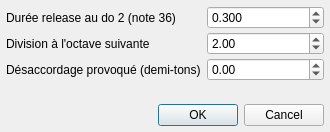
<?xml version="1.0" encoding="UTF-8"?>
<ui version="4.0">
 <class>DialogRelease</class>
 <widget class="QDialog" name="DialogRelease">
  <property name="windowModality">
   <enum>Qt::ApplicationModal</enum>
  </property>
  <property name="geometry">
   <rect>
    <x>0</x>
    <y>0</y>
    <width>330</width>
    <height>132</height>
   </rect>
  </property>
  <property name="windowTitle">
   <string>Élaboration release</string>
  </property>
  <property name="windowIcon">
   <iconset resource="../resources.qrc">
    <normaloff>:/icons/icon</normaloff>:/icons/icon</iconset>
  </property>
  <property name="modal">
   <bool>true</bool>
  </property>
  <layout class="QGridLayout" name="gridLayout">
   <property name="leftMargin">
    <number>6</number>
   </property>
   <property name="topMargin">
    <number>6</number>
   </property>
   <property name="rightMargin">
    <number>6</number>
   </property>
   <property name="bottomMargin">
    <number>6</number>
   </property>
   <property name="verticalSpacing">
    <number>3</number>
   </property>
   <item row="1" column="1">
    <widget class="QDoubleSpinBox" name="doubleDivision">
     <property name="decimals">
      <number>2</number>
     </property>
     <property name="minimum">
      <double>1.000000000000000</double>
     </property>
     <property name="maximum">
      <double>10.000000000000000</double>
     </property>
     <property name="value">
      <double>2.000000000000000</double>
     </property>
    </widget>
   </item>
   <item row="0" column="0">
    <widget class="QLabel" name="label">
     <property name="text">
      <string>Durée release au do 2 (note 36)</string>
     </property>
    </widget>
   </item>
   <item row="1" column="0">
    <widget class="QLabel" name="label_2">
     <property name="text">
      <string>Division à l'octave suivante</string>
     </property>
    </widget>
   </item>
   <item row="2" column="1">
    <widget class="QDoubleSpinBox" name="doubleDeTune">
     <property name="minimum">
      <double>-12.000000000000000</double>
     </property>
     <property name="maximum">
      <double>12.000000000000000</double>
     </property>
     <property name="singleStep">
      <double>1.000000000000000</double>
     </property>
    </widget>
   </item>
   <item row="0" column="1">
    <widget class="QDoubleSpinBox" name="doubleDuree36">
     <property name="decimals">
      <number>3</number>
     </property>
     <property name="minimum">
      <double>0.001000000000000</double>
     </property>
     <property name="maximum">
      <double>10.000000000000000</double>
     </property>
     <property name="value">
      <double>0.300000000000000</double>
     </property>
    </widget>
   </item>
   <item row="4" column="0" colspan="2">
    <widget class="QDialogButtonBox" name="buttonBox">
     <property name="orientation">
      <enum>Qt::Horizontal</enum>
     </property>
     <property name="standardButtons">
      <set>QDialogButtonBox::Cancel|QDialogButtonBox::Ok</set>
     </property>
    </widget>
   </item>
   <item row="2" column="0">
    <widget class="QLabel" name="label_3">
     <property name="text">
      <string>Désaccordage provoqué (demi-tons)</string>
     </property>
    </widget>
   </item>
   <item row="3" column="1">
    <spacer name="verticalSpacer">
     <property name="orientation">
      <enum>Qt::Vertical</enum>
     </property>
     <property name="sizeType">
      <enum>QSizePolicy::Expanding</enum>
     </property>
     <property name="sizeHint" stdset="0">
      <size>
       <width>20</width>
       <height>10</height>
      </size>
     </property>
    </spacer>
   </item>
  </layout>
 </widget>
 <tabstops>
  <tabstop>doubleDuree36</tabstop>
  <tabstop>doubleDivision</tabstop>
  <tabstop>doubleDeTune</tabstop>
  <tabstop>buttonBox</tabstop>
 </tabstops>
 <resources>
  <include location="../resources.qrc"/>
 </resources>
 <connections>
  <connection>
   <sender>buttonBox</sender>
   <signal>accepted()</signal>
   <receiver>DialogRelease</receiver>
   <slot>accept()</slot>
   <hints>
    <hint type="sourcelabel">
     <x>248</x>
     <y>254</y>
    </hint>
    <hint type="destinationlabel">
     <x>157</x>
     <y>274</y>
    </hint>
   </hints>
  </connection>
  <connection>
   <sender>buttonBox</sender>
   <signal>rejected()</signal>
   <receiver>DialogRelease</receiver>
   <slot>reject()</slot>
   <hints>
    <hint type="sourcelabel">
     <x>316</x>
     <y>260</y>
    </hint>
    <hint type="destinationlabel">
     <x>286</x>
     <y>274</y>
    </hint>
   </hints>
  </connection>
 </connections>
</ui>
